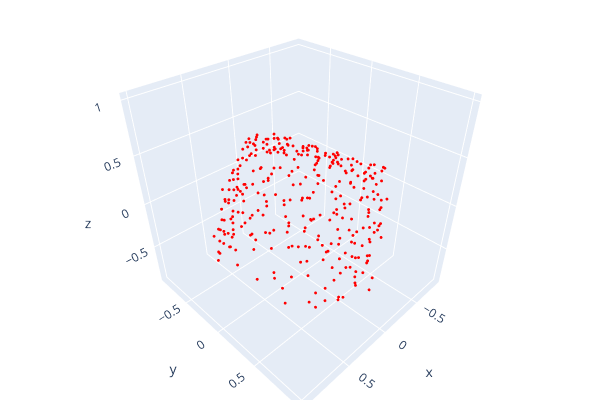
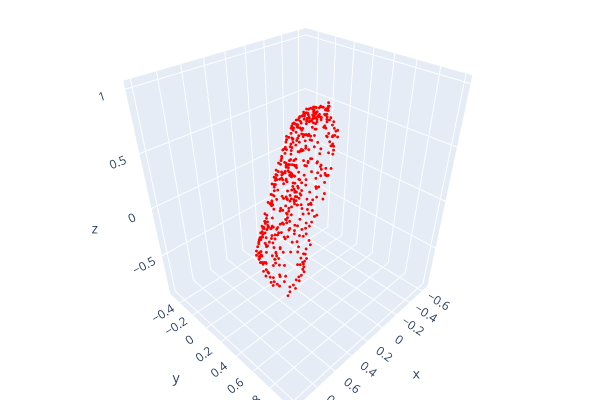
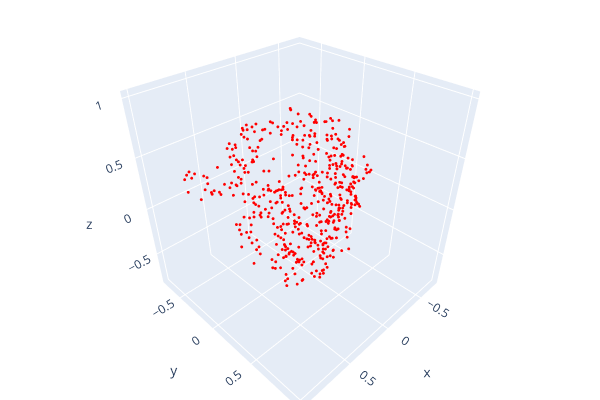
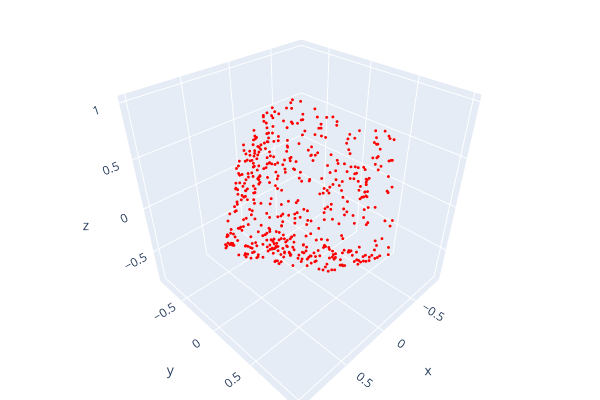

The notebook cell these images were saved under, in order:
### Code cell
for i in range(len(stl_models)):
    # Loading the pointcloud
    pc_load = np.load(f"sanity_check_{i}.npy")

    # Processing the information as in _datasets.py
    centroid = np.mean(pc_load, axis=0)
    pc_load = pc_load - centroid
    normalized = pc_load / np.std(pc_load)

    # Creating the data object
    data = Data(x = torch.tensor(pc_load, dtype=torch.float32)) 
    loader = DataLoader(dataset=[data], batch_size=1)
    for d in loader:
        pc = d.x
        draw_pc(pc)

### Figure 1 — Plotly figure (JSON) as saved in the notebook; plotly's stock layout.template omitted (floating-point values rounded to 4 significant figures; data arrays with more than 128 entries replaced by an {"elided": "..."} marker saying what was removed)
{"data": [{"marker": {"color": {"elided": "513x3 int values"}, "size": 1}, "mode": "markers", "type": "scatter3d", "x": {"elided": "513 float values"}, "y": {"elided": "513 float values"}, "z": {"elided": "513 float values"}}], "layout": {"height": 400, "margin": {"b": 0, "l": 0, "r": 0, "t": 0}, "scene": {"camera": {"center": {"x": 0, "y": 0, "z": 0}, "up": {"x": 0, "y": 0, "z": 1}}}, "showlegend": false, "width": 600}}

### Figure 2 — Plotly figure (JSON) as saved in the notebook; plotly's stock layout.template omitted (floating-point values rounded to 4 significant figures; data arrays with more than 128 entries replaced by an {"elided": "..."} marker saying what was removed)
{"data": [{"marker": {"color": {"elided": "513x3 int values"}, "size": 1}, "mode": "markers", "type": "scatter3d", "x": {"elided": "513 float values"}, "y": {"elided": "513 float values"}, "z": {"elided": "513 float values"}}], "layout": {"height": 400, "margin": {"b": 0, "l": 0, "r": 0, "t": 0}, "scene": {"camera": {"center": {"x": 0, "y": 0, "z": 0}, "up": {"x": 0, "y": 0, "z": 1}}}, "showlegend": false, "width": 600}}

### Figure 3 — Plotly figure (JSON) as saved in the notebook; plotly's stock layout.template omitted (floating-point values rounded to 4 significant figures; data arrays with more than 128 entries replaced by an {"elided": "..."} marker saying what was removed)
{"data": [{"marker": {"color": {"elided": "513x3 int values"}, "size": 1}, "mode": "markers", "type": "scatter3d", "x": {"elided": "513 float values"}, "y": {"elided": "513 float values"}, "z": {"elided": "513 float values"}}], "layout": {"height": 400, "margin": {"b": 0, "l": 0, "r": 0, "t": 0}, "scene": {"camera": {"center": {"x": 0, "y": 0, "z": 0}, "up": {"x": 0, "y": 0, "z": 1}}}, "showlegend": false, "width": 600}}

### Figure 4 — Plotly figure (JSON) as saved in the notebook; plotly's stock layout.template omitted (floating-point values rounded to 4 significant figures; data arrays with more than 128 entries replaced by an {"elided": "..."} marker saying what was removed)
{"data": [{"marker": {"color": {"elided": "513x3 int values"}, "size": 1}, "mode": "markers", "type": "scatter3d", "x": {"elided": "513 float values"}, "y": {"elided": "513 float values"}, "z": {"elided": "513 float values"}}], "layout": {"height": 400, "margin": {"b": 0, "l": 0, "r": 0, "t": 0}, "scene": {"camera": {"center": {"x": 0, "y": 0, "z": 0}, "up": {"x": 0, "y": 0, "z": 1}}}, "showlegend": false, "width": 600}}
